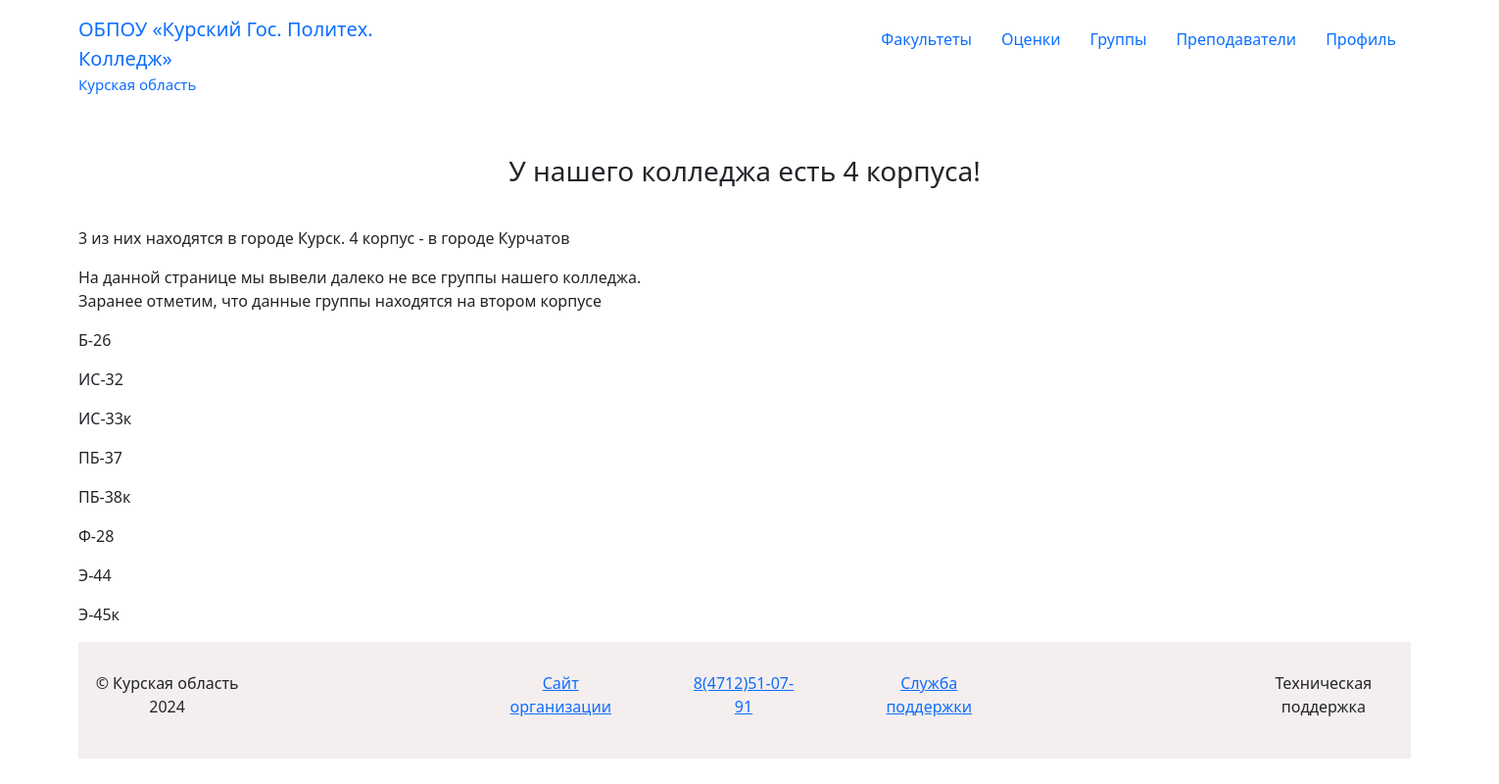
The app's page /journal/groups/ with its own data.
### journal/models.py (models this page shows, shortened)
class Group(models.Model):
    name = models.CharField(
        max_length=7, help_text='Введите имя группы', unique=True, verbose_name='Группа')
    class Meta:
        verbose_name = 'Группа'
        verbose_name_plural = 'Группы'

### journal/views.py (the view)
# urls.py: path('groups/', views.groups, name='groups'),
def groups(request):
    groups = Group.objects.all().order_by('name')
    context = {'groups': groups}
    return render(request, 'groups.html', context=context)

### journal/templates/groups.html (shortened to what this page needs)
{% extends 'main.html' %}
        {% block content %}
        <main class="main-content">
            <div class="main-content-title">
                <div>
                    <h3>У нашего колледжа есть 4 корпуса!</h3>
                </div>
                <div>
                    <p>3 из них находятся в городе Курск. 4 корпус - в городе Курчатов</p>
                    <p>На данной странице мы вывели далеко не все группы нашего колледжа.<br /> Заранее отметим, что данные группы находятся на втором корпусе</p>
                </div>
                <div class="groups">
                    {% for group in groups %}
                        <div>
                            <p>{{ group.name }}</p>
                        </div>
                    {% endfor %}
                </div>
            </div>
        </main>
        {% endblock %}

### journal/static/styles/style.css (style rules this page uses)
* { margin: 0; padding: 0; }
body { width: 1520px; }
.main-content-title h3 { text-align: center; margin-bottom: 40px; }
.groups p { display: flex; text-align: center; }

### records on screen
Group: name "Б-26"
Group: name "ИС-32"
Group: name "ИС-33к"
Group: name "ПБ-37"
Group: name "ПБ-38к"
Group: name "Ф-28"
Group: name "Э-44"
Group: name "Э-45к"
